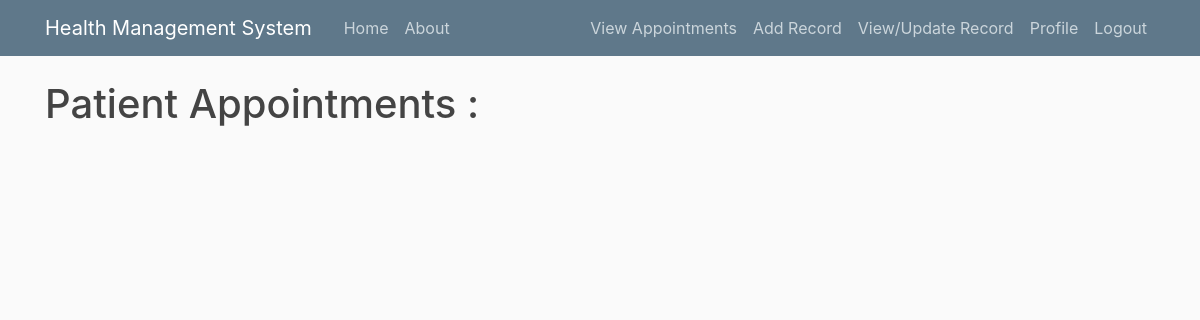
Page /appointment/view/ (signed in) on the earlier database version.
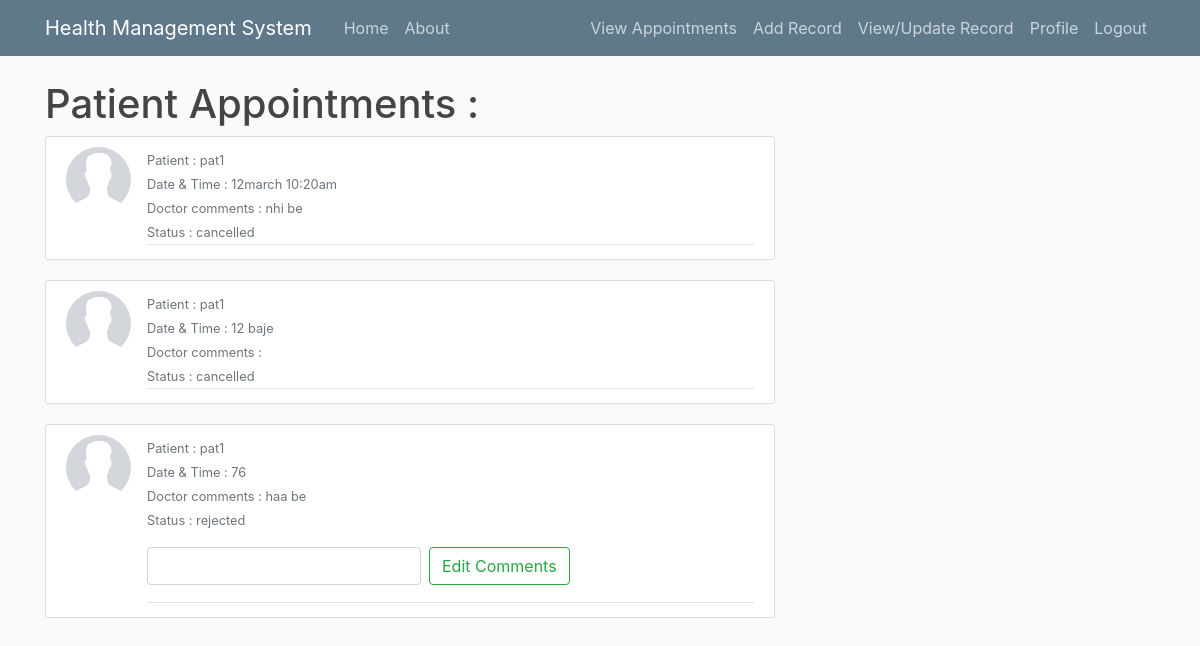
Same page on the later database version.
### appointment/models.py (models this page shows, shortened)
class appointment(models.Model):
    doc = models.ForeignKey(User,null=True, on_delete=models.CASCADE,related_name="ap1")
    pat = models.ForeignKey(User,null=True, on_delete=models.CASCADE,related_name="ap2")
    date_time = models.CharField(max_length = 100)
    status = models.CharField(max_length = 20 ,default='pending',choices=status_choices)
    doc_cmts = models.CharField(max_length=150,blank=True)

### accounts/models.py (models this page shows, shortened)
class Patient(models.Model):
    name = models.CharField(max_length = 100)
    phone = PhoneField(blank=True, help_text='Contact phone number') #update
    blood_group = models.CharField(max_length = 4 ,blank=True,choices=blood_grp_choices)
    age = models.IntegerField(null=True)
    gender = models.CharField(max_length=1, blank=True,choices=gender_choices)
    address = models.CharField(max_length=150,blank=True) #update
    image = models.ImageField(default = 'def_M.jpg', upload_to = 'profile_pics')
    records = models.ManyToManyField(record)
    user = models.OneToOneField(User,on_delete=models.CASCADE)
    appointments = models.ManyToManyField(appointment,related_name="app_pat")

### appointment/views.py (the view)
# urls.py: path('view/',views.view_appointment,name="view-appointment"),
@login_required(login_url = '/login/')
def view_appointment(request):
    if request.user.profile.type == 'P':
        a1 = request.user.patient.appointments.all()
        return render(request,'appointment/view_appointments_pat.html',{'a1':a1})
    else:
        a1 = request.user.doctor.appointments.all()
        return render(request,'appointment/view_appointments_doc.html',{'a1':a1})

### appointment/templates/appointment/view_appointments_doc.html (shortened to what this page needs)
{%extends "base_layout.html" %}
{%block content%}
    <h1>Patient Appointments :</h1>
    {% for ap in a1 %}
    <article class="media content-section">
    <img class = "rounded-circle article-img"src = "{{ ap.pat.patient.image.url }}">
    <div class="media-body">
      <div class="article-metadata">
        <small class="text-muted">Patient : {{ ap.pat.patient.name }}</br></small>
        <small class="text-muted">Date & Time : {{ ap.date_time }}</br></small>
        <small class="text-muted">Doctor comments : {{ ap.doc_cmts }}</br></small>
        <small class="text-muted">Status : {{ ap.status }}</br></small>
        {% if ap.status != 'cancelled' %}
        <form class="form-inline my-2 my-lg-3" action="{% url 'appointment:edit-cmts' ap.id%}">
            <input class="form-control mr-sm-2" type="comments" placeholder="" aria-label="comments" name="comments">
            <button class="btn btn-outline-success my-2 my-sm-0" type="submit">Edit Comments</button>
        </form>
        {% endif %}
      </div>
    </div>
    </article>
  {% endfor %}
{%endblock content%}

### templates/base_layout.html (shortened to what this page needs)
{% load static %}
<!DOCTYPE html>
<html>
<head>
    <link rel="stylesheet" href="https://stackpath.bootstrapcdn.com/bootstrap/4.3.1/css/bootstrap.min.css">
    <link rel="stylesheet" type="text/css" href="{% static 'styles.css' %}">
</head>
<body>
    <header class="site-header">
        <nav class="navbar navbar-expand-md navbar-dark bg-steel fixed-top">
            <div class="container">
                <a class="navbar-brand mr-4" href="{% url 'home' %}">Health Management System</a>
                <div class="collapse navbar-collapse" id="navbarToggle">
                    <div class="navbar-nav mr-auto">
                        <a class="nav-item nav-link" href="{% url 'home' %}">Home</a>
                        <a class="nav-item nav-link" href="{% url 'about' %}">About</a>
                    </div>
                    <div class="navbar-nav">
                        {% if user.is_authenticated %}
                            {% if user.profile.type == 'D' %}
                                <a class="nav-item nav-link" href="{% url 'appointment:view-appointment' %}">View Appointments</a>
                                <a class="nav-item nav-link" href="{% url 'records:add_record' %}">Add Record</a>
                                <a class="nav-item nav-link" href="{% url 'records:view_record' %}">View/Update Record</a>
                                <a class="nav-item nav-link" href="{% url 'profile' %}">Profile</a>
                                <a class="nav-item nav-link" href="{% url 'logout' %}">Logout</a>
                            {% endif %}
                        {% else %}
                            <a class="nav-item nav-link" href="{% url 'search:search' %}">Search Doctor</a>
                            <a class="nav-item nav-link" href="{% url 'signup' %}">Signup</a>
                            <a class="nav-item nav-link" href="{% url 'login' %}">Login</a>
                        {% endif %}
                    </div>
                </div>
            </div>
        </nav>
    </header>
    <main role="main" class="container">
        <div class="row">
            <div class="col-md-8">
                {% block content %}{% endblock %}
            </div>
        </div>
    </main>
</body>
</html>

### assets/styles.css (style rules this page uses)
body { background: #fafafa; color: #333333; margin-top: 5rem; }
h1, h2, h3, h4, h5, h6 { color: #444444; }
.bg-steel { background-color: #5f788a; }
.site-header .navbar-nav .nav-link { color: #cbd5db; }
.content-section { background: #ffffff; padding: 10px 20px; border: 1px solid #dddddd; border-radius: 3px; margin-bottom: 20px; }
.article-img { height: 65px; width: 65px; margin-right: 16px; }
.article-metadata { padding-bottom: 1px; margin-bottom: 4px; border-bottom: 1px solid #e3e3e3 }

Differences in the rows shown:
added appointment: pat.patient.image (picture), pat.patient.name "pat1", date_time "12march 10:20am", doc_cmts "nhi be", status "cancelled"
added appointment: pat.patient.image (picture), pat.patient.name "pat1", date_time "12 baje", status "cancelled"
added appointment: pat.patient.image (picture), pat.patient.name "pat1", date_time "76", doc_cmts "haa be", status "rejected"
